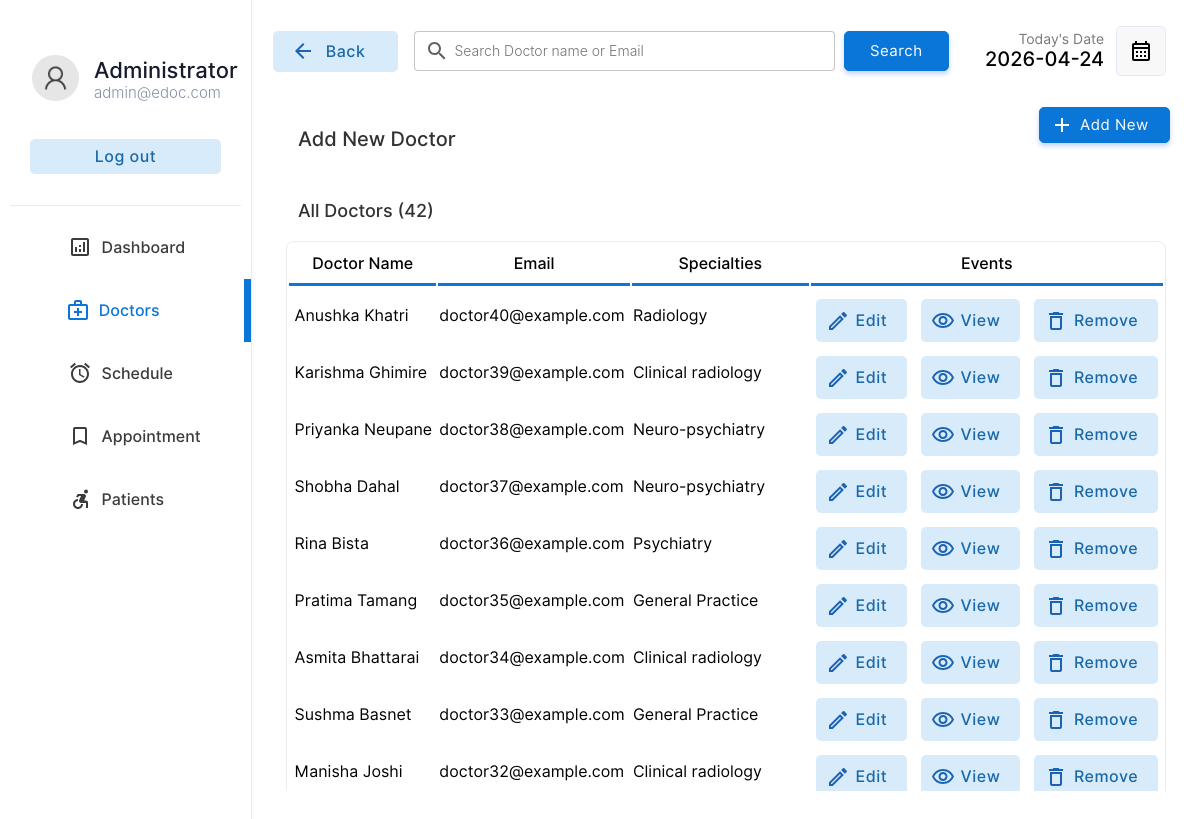
The app's page /doctor/doctors.php (signed in) with its own data.
### tables this page shows
CREATE TABLE `doctor` (
  `docid` int(11) NOT NULL,
  `docemail` varchar(255) DEFAULT NULL,
  `docname` varchar(255) DEFAULT NULL,
  `docpassword` varchar(255) DEFAULT NULL,
  `docnic` varchar(15) DEFAULT NULL,
  `doctel` varchar(15) DEFAULT NULL,
  `specialties` int(2) DEFAULT NULL,
  `doc_max_tokens` int(11) DEFAULT 20,
  `doc_slot_duration` int(11) DEFAULT 15,
  `profile_image` varchar(255) DEFAULT NULL,
  `created_at` timestamp NOT NULL DEFAULT current_timestamp()
);

CREATE TABLE `specialties` (
  `id` int(2) NOT NULL,
  `sname` varchar(50) DEFAULT NULL
);

### doctor/doctors.php (the view, shortened to what this page needs)
<!DOCTYPE html>
<html lang="en">
<head>
    <link rel="stylesheet" href="../css/animations.css">
    <link rel="stylesheet" href="../css/main.css">
    <link rel="stylesheet" href="../css/admin.css">
</head>
<body>
    <?php
    include("../connection.php");
    ?>
    <div class="container">
        <div class="menu">
            <table class="menu-container" border="0">
                <tr>
                    <td style="padding:10px" colspan="2">
                        <table border="0" class="profile-container">
                            <tr>
                                <td width="30%" style="padding-left:20px" >
                                    <img src="../img/user.png" alt="" width="100%" style="border-radius:50%">
                                </td>
                                <td style="padding:0px;margin:0px;">
                                    <p class="profile-title">Administrator</p>
                                    <p class="profile-subtitle">admin@edoc.com</p>
                                </td>
                            </tr>
                            <tr>
                                <td colspan="2">
                                <a href="../logout.php" ><input type="button" value="Log out" class="logout-btn btn-primary-soft btn"></a>
                                </td>
                            </tr>
                    </table>
                    </td>
                </tr>
                <tr class="menu-row" >
                    <td class="menu-btn menu-icon-dashbord" >
                        <a href="index.php" class="non-style-link-menu"><div><p class="menu-text">Dashboard</p></a></div></a>
                <tr class="menu-row">
                    <td class="menu-btn menu-icon-doctor menu-active menu-icon-doctor-active">
                        <a href="doctors.php" class="non-style-link-menu non-style-link-menu-active"><div><p class="menu-text">Doctors</p></a></div>
                <tr class="menu-row" >
                    <td class="menu-btn menu-icon-schedule">
                        <a href="schedule.php" class="non-style-link-menu"><div><p class="menu-text">Schedule</p></div></a>
                    </td>
                </tr>
                <tr class="menu-row">
                    <td class="menu-btn menu-icon-appoinment">
                        <a href="appointment.php" class="non-style-link-menu"><div><p class="menu-text">Appointment</p></a></div>
                    </td>
                </tr>
                <tr class="menu-row" >
                    <td class="menu-btn menu-icon-patient">
                        <a href="patient.php" class="non-style-link-menu"><div><p class="menu-text">Patients</p></a></div>
                    </td>
                </tr>
        <div class="dash-body">
            <table border="0" width="100%" style=" border-spacing: 0;margin:0;padding:0;margin-top:25px; ">
                <tr >
                    <td width="13%">
                        <a href="doctors.php" ><button  class="login-btn btn-primary-soft btn btn-icon-back"  style="padding-top:11px;padding-bottom:11px;margin-left:20px;width:125px"><font class="tn-in-text">Back</font></button></a>
                    </td>
                    <td>
                        <form action="" method="post" class="header-search">
                            <input type="search" name="search" class="input-text header-searchbar" placeholder="Search Doctor name or Email" list="doctors">&nbsp;&nbsp;
                            <?php
                                $list11 = $database->query("select  docname,docemail from  doctor;");
?>
                            <input type="Submit" value="Search" class="login-btn btn-primary btn" style="padding-left: 25px;padding-right: 25px;padding-top: 10px;padding-bottom: 10px;">
                        </form>
                    </td>
                    <td width="15%">
                        <p style="font-size: 14px;color: rgb(119, 119, 119);padding: 0;margin: 0;text-align: right;">
                            Today's Date
                        </p>
                        <p class="heading-sub12" style="padding: 0;margin: 0;">
                            <?php
                        $date = date('Y-m-d');
                        echo $date;
                        ?>
                        </p>
                    </td>
                    <td width="10%">
                        <button  class="btn-label"  style="display: flex;justify-content: center;align-items: center;"><img src="../img/calendar.svg" width="100%"></button>
                    </td>
                </tr>
                <tr >
                    <td colspan="2" style="padding-top:30px;">
                        <p class="heading-main12" style="margin-left: 45px;font-size:20px;color:rgb(49, 49, 49)">Add New Doctor</p>
                    </td>
                    <td colspan="2">
                        <a href="?action=add&id=none&error=0" class="non-style-link"><button  class="login-btn btn-primary btn button-icon"  style="display: flex;justify-content: center;align-items: center;margin-left:75px;background-image: url('../img/icons/add.svg');">Add New</font></button>
                            </a></td>
                </tr>
                <tr>
                    <td colspan="4" style="padding-top:10px;">
                        <p class="heading-main12" style="margin-left: 45px;font-size:18px;color:rgb(49, 49, 49)">All Doctors (<?php echo $list11->num_rows; ?>)</p>
                    </td>
                </tr>
                <?php
                    if($_POST){
                        $keyword=$_POST["search"];
                        $sqlmain= "select * from doctor where docemail='$keyword' or docname='$keyword' or docname like '$keyword%' or docname like '%$keyword' or docname like '%$keyword%'";
                    }else{
                        $sqlmain= "select * from doctor order by docid desc";
                    }
                ?>
                <tr>
                   <td colspan="4">
                       <center>
                        <div class="abc scroll">
                        <table width="93%" class="sub-table scrolldown" border="0">
                        <thead>
                        <tr>
                                <th class="table-headin">
                                Doctor Name
                                </th>
                                <th class="table-headin">
                                    Email
                                </th>
                                <th class="table-headin">
                                    Specialties
                                </th>
                                <th class="table-headin">
                                    Events
                                </tr>
                        </thead>
                        <tbody>
                            <?php
                                $result= $database->query($sqlmain);
                                if($result->num_rows==0){
                                    echo '<tr>
                                    <td colspan="4">
                                    <br><br><br><br>
                                    <center>
                                    <img src="../img/notfound.svg" width="25%">
                                    <br>
                                    <p class="heading-main12" style="margin-left: 45px;font-size:20px;color:rgb(49, 49, 49)">We  couldnt find anything related to your keywords !</p>
                                    <a class="non-style-link" href="doctors.php"><button  class="login-btn btn-primary-soft btn"  style="display: flex;justify-content: center;align-items: center;margin-left:20px;">&nbsp; Show all Doctors &nbsp;</font></button>
                                    </a>
                                    </center>
                                    <br><br><br><br>
                                    </td>
                                    </tr>';
                                }
                                else{
                                for ( $x=0; $x<$result->num_rows;$x++){
                                    $row=$result->fetch_assoc();
                                    $docid=$row["docid"];
                                    $name=$row["docname"];
                                    $email=$row["docemail"];
                                    $spe=$row["specialties"];
                                    $spcil_res= $database->query("select sname from specialties where id='$spe'");
                                    $spcil_array= $spcil_res->fetch_assoc();
                                    $spcil_name=$spcil_array["sname"];
                                    echo '<tr>
                                        <td> &nbsp;'.
                                        substr($name,0,30)
                                        .'</td>
                                        <td>
                                        '.substr($email,0,20).'
                                        </td>
                                        <td>
                                            '.substr($spcil_name,0,20).'
                                        </td>
                                        <td>
                                        <div style="display:flex;justify-content: center;">
                                        <a href="?action=edit&id='.$docid.'&error=0" class="non-style-link"><button  class="btn-primary-soft btn button-icon btn-edit"  style="padding-left: 40px;padding-top: 12px;padding-bottom: 12px;margin-top: 10px;"><font class="tn-in-text">Edit</font></button></a>
                                        &nbsp;&nbsp;&nbsp;
                                        <a href="?action=view&id='.$docid.'" class="non-style-link"><button  class="btn-primary-soft btn button-icon btn-view"  style="padding-left: 40px;padding-top: 12px;padding-bottom: 12px;margin-top: 10px;"><font class="tn-in-text">View</font></button></a>
                                       &nbsp;&nbsp;&nbsp;
                                       <a href="?action=drop&id='.$docid.'&name='.$name.'" class="non-style-link"><button  class="btn-primary-soft btn button-icon btn-delete"  style="padding-left: 40px;padding-top: 12px;padding-bottom: 12px;margin-top: 10px;"><font class="tn-in-text">Remove</font></button></a>
                                        </div>
                                        </td>
                                    </tr>';
                                }
                            }
                            ?>
                            </tbody>
                        </table>
                        </div>
                        </center>
                   </td>
                </tr>
            </table>
        </div>
</body>
</html>

### css/main.css (style rules this page uses)
:root { --primarycolor: #0A76D8; --primarycolorhover: #006dd3; --btnice:#D8EBFA; --btnnicetext:#1b62b3; }
body { margin: 0; padding: 0; border-spacing: 0; font-family: 'Inter', sans-serif; }
.input-text { border-radius: 4px; border: 0.5px solid rgb(226, 226, 226); padding: 10px; width: 92%; transition: 0.2s; outline: none; }
.input-text { border: 1px solid #e9ecef; font-size: 14px; line-height: 26px; background-color: #fff; display: block; width: 100%; padding: .375rem .75rem; font-weight: 300; line-height: 1.5; color: #212529; background-color: #fff; background-clip: padding-box; -webkit-appearance: none; -moz-appearance: none; appearance: none; border-radius: .25rem; transition: border-color .15s ease-in-out,box-shadow .15s ease-in-out; }
.input-text::placeholder { font-family: 'Inter', sans-serif; }
.btn { cursor: pointer; padding: 8px 20px; outline: none; text-decoration: none; font-size: 15px; letter-spacing: 0.5px; transition: all 0.3s; border-radius: 5px; font-family: 'Inter', sans-serif; }
.btn-primary { background-color: var(--primarycolor) ; border: 1px solid var(--primarycolor) ; color: #fff ; box-shadow: 0 3px 5px 0 rgba(57,108,240,0.3); }
.btn-primary-soft { background-color: #D8EBFA ; color: #1969AA; font-weight: 500; font-size: 16px; border: none; }
.non-style-link:link, .non-style-link:visited, .non-style-link:hover, .non-style-link:active { text-decoration: none; color: rgb(43, 43, 43); }
.btn-label { margin-left: 10px; padding: 12px 12px; outline: none; text-decoration: none; font-size: 15px; letter-spacing: 0.5px; transition: all 0.3s; border-radius: 5px; background-color: #f0f0f073; border: 1px solid rgba(57,108,240,0.1) ; font-family: 'Inter', sans-serif; }
.sub-table { border: 1px solid #ebebeb; border-radius: 8px; }
.table-headin { font-size: 16px; font-weight: 500; padding: 10px; border-bottom: 3px solid var(--primarycolor); }
.abc { width: 100%; height: 550px; overflow: auto; }
input[type=search] { background-image: url('../img/search.svg'); background-position: 10px 50%; background-repeat: no-repeat; transition: 0.5s; padding: 8px 20px 8px 40px; }
.button-icon { background-position: 10px 50%; background-repeat: no-repeat; transition: 0.5s; padding: 8px 20px 8px 40px; }
.menu-btn { padding:6px; color: #3b3b3b; background-position: 30% 50%; background-repeat: no-repeat; transition: 0.5s; }
.menu-text { padding-left: 40%; font-weight: 500; font-size: 16px; }
.menu-active { color: var(--primarycolor); border-right: 7px solid var(--primarycolor); }
.non-style-link-menu:link, .non-style-link-menu:visited, .non-style-link-menu:active { text-decoration: none; color: #3b3b3b; }
.non-style-link-menu-active:link, .non-style-link-menu-active:visited, .non-style-link-menu-active:active { text-decoration: none; color: var(--primarycolor); }
.menu-icon-dashbord { background-image: url('../img/icons/dashboard.svg'); }
.menu-icon-doctor { background-image: url('../img/icons/doctors.svg'); }
.menu-icon-schedule { background-image: url('../img/icons/schedule.svg'); }
.menu-icon-appoinment { background-image: url('../img/icons/book.svg'); }
.menu-icon-patient { background-image: url('../img/icons/patients.svg'); }
.menu-icon-doctor:hover,.menu-icon-doctor-active { color: var(--primarycolor); background-image: url('../img/icons/doctors-hover.svg'); }
.btn-icon-back { background-image: url('../img/icons/back-iceblue.svg'); background-position: 18px 50%; background-repeat: no-repeat; transition: 0.5s; padding: 8px 20px 8px 40px; }
.btn-edit { background-image: url('../img/icons/edit-iceblue.svg'); }
.btn-view { background-image: url('../img/icons/view-iceblue.svg'); }
.btn-delete { background-image: url('../img/icons/delete-iceblue.svg'); }

### doctor/doctors.php (style rules this page uses)
.sub-table { animation: transitionIn-Y-bottom 0.5s; }

### records on screen
doctor: docname "Anushka Khatri", docemail "doctor40@example.com", specialties.sname "Radiology"
doctor: docname "Karishma Ghimire", docemail "doctor39@example.com", specialties.sname "Clinical radiology"
doctor: docname "Priyanka Neupane", docemail "doctor38@example.com", specialties.sname "Neuro-psychiatry"
doctor: docname "Shobha Dahal", docemail "doctor37@example.com", specialties.sname "Neuro-psychiatry"
doctor: docname "Rina Bista", docemail "doctor36@example.com", specialties.sname "Psychiatry"
doctor: docname "Pratima Tamang", docemail "doctor35@example.com", specialties.sname "General Practice"
doctor: docname "Asmita Bhattarai", docemail "doctor34@example.com", specialties.sname "Clinical radiology"
doctor: docname "Sushma Basnet", docemail "doctor33@example.com", specialties.sname "General Practice"
doctor: docname "Manisha Joshi", docemail "doctor32@example.com", specialties.sname "Clinical radiology"

### other values on screen
$list11->num_rows "42"
